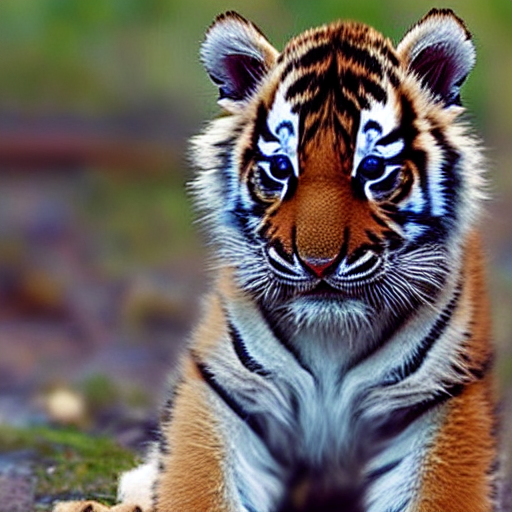
#> input picture 512x512.png, 512 x 512 px
$ jupyter execute --allow-errors pil-vs-cv2.ipynb
#> lines starting #> are read from the running program, lines starting #| are printed output that depends on the picture
[cell 1]
import itertools
import os
import time
from tempfile import TemporaryDirectory
from typing import Literal, Optional, TypeAlias, TypedDict

import cv2
import cv2.typing as cvt
import numpy as np
from PIL import Image
from tqdm import tqdm

"""
Helpers
"""

ImageKind: TypeAlias = Literal["file", "rand"]


class TestImage(TypedDict):
    kind: ImageKind
    size: tuple[int, int]
    pil_image: Image.Image
    cv2_image: cvt.MatLike
    path: Optional[str]


class LibraryStats(TypedDict):
    avg_time: float
    avg_time_std: float
    avg_filesize: float


class TestCaseResult(TypedDict):
    kind: ImageKind
    size: tuple[int, int]
    compress_level: int
    pil: LibraryStats
    cv2: LibraryStats
    path: Optional[str]


def get_images_from_path(path: str) -> TestImage:
#> called with path = './512x512.png'
    pil_image = Image.open(path)
#> pil_image is the input picture: PIL image 512x512 RGB; mean R, G, B 108.1, 101.1, 95.7
    cv2_image = cv2.imread(path)
    return TestImage(
        kind="file",
        size=pil_image.size,
        pil_image=pil_image,
        cv2_image=cv2_image,
        path=path,
    )


# [11 lines left out: function get_images_from_size, not called in this run]


def save_pil(img: Image.Image, path: str, compress_level: int):
    img.save(path, "PNG", compress_level=compress_level)


# [53 lines left out: functions save_cv2, run_test, not called in this run]

[cell 2]
"""
Test Cases
"""

# compression level - both PIL and cv2 use 0 (disabled) to 9 (max compression) scales, but it's unclear if they are the same
compress_levels = range(0, 10)

# sizes used for pure random noise images
sizes = [
    (512, 512),
    (512, 768),
    (768, 768),
    (768, 1024),
    (1024, 1024),
    (1024, 1536),
    (1536, 1536),
    (1536, 2048),
    (2048, 2048),
]

# real images
image_paths = [
    "./512x512.png",
    "./512x768.png",
    "./768x768.png",
    "./768x1024.png",
    "./1024x1024.png",
    "./1024x1536.png",
    "./1536x1536.png",
    "./1536x2048.png",
    "./2048x2048.png",
]

#> (the rest of this cell did not finish here and is left out)

#> call 2 of get_images_from_path, with path = './512x768.png'
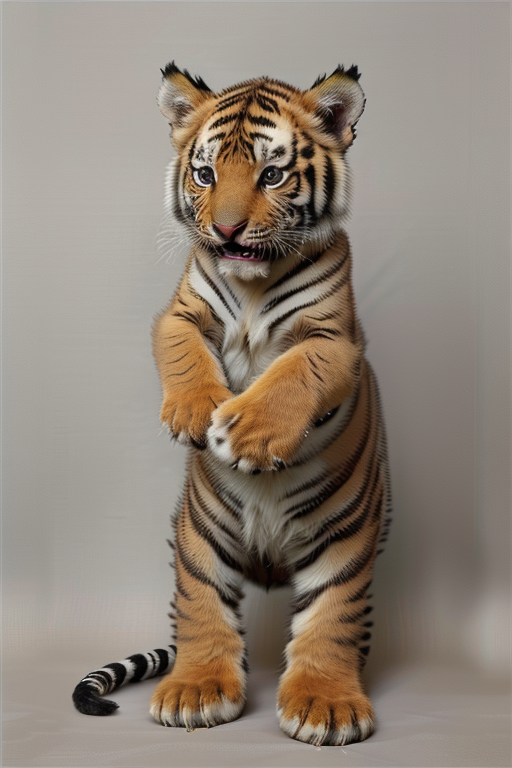
#> input picture 512x768.png, 512 x 768 px
#> in get_images_from_path, pil_image is the input picture: PIL image 512x768 RGB; mean R, G, B 143.7, 132.1, 120.1
#> call 3 of get_images_from_path, with path = './768x768.png'
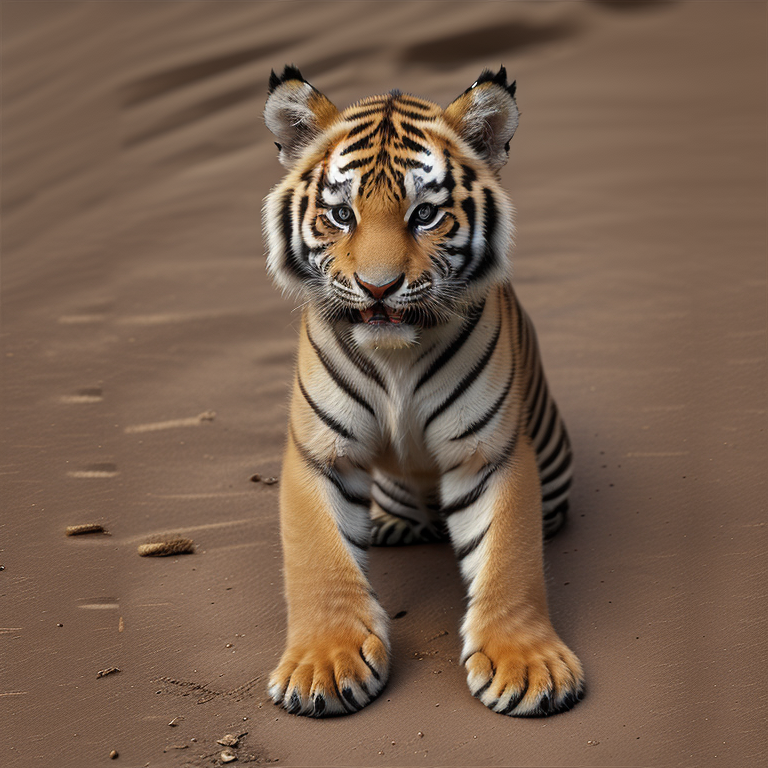
#> input picture 768x768.png, 768 x 768 px
#> in get_images_from_path, pil_image is the input picture: PIL image 768x768 RGB; mean R, G, B 120.2, 95.8, 77.8
#> call 4 of get_images_from_path, with path = './768x1024.png'
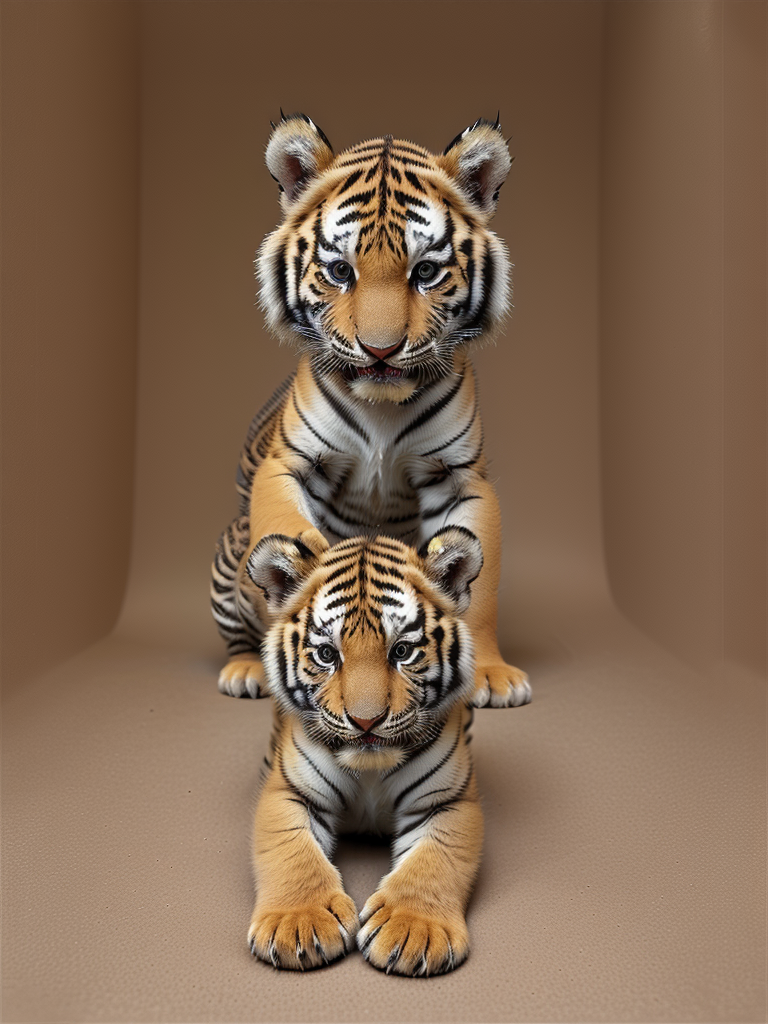
#> input picture 768x1024.png, 768 x 1024 px
#> in get_images_from_path, pil_image is the input picture: PIL image 768x1024 RGB; mean R, G, B 128.2, 102, 80.1
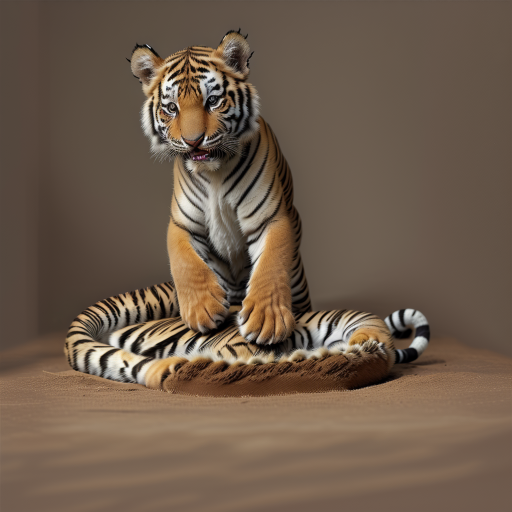
#> input picture 1024x1024.png, 1024 x 1024 px (shown at 1/2 size)
#> in get_images_from_path, pil_image is the input picture: PIL image 1024x1024 RGB; mean R, G, B 110.1, 91.5, 75.2
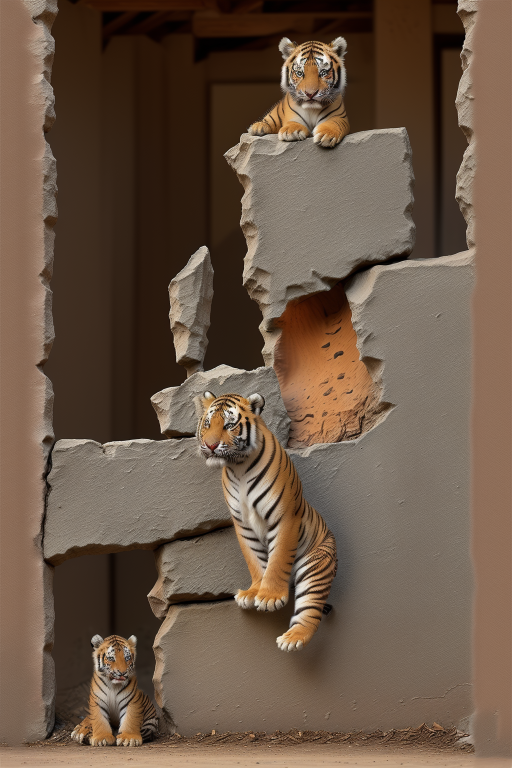
#> input picture 1024x1536.png, 1024 x 1536 px (shown at 1/2 size)
#> in get_images_from_path, pil_image is the input picture: PIL image 1024x1536 RGB; mean R, G, B 106.7, 86.5, 70
images_from_rand = [get_images_from_size(size) for size in sizes]

test_images = (
    images_from_file  # + images_from_rand # uncomment to test random noise images
)

test_cases = list(itertools.product(test_images, compress_levels))

results = run_test(test_cases, iterations=5)

[cell 3]
"""
Results!
"""

cyan = (0, 220, 220)
#> cyan = (0, 220, 220)
orange = (255, 165, 0)


def colored(r, g, b, text):
    return f"\033[38;2;{r};{g};{b}m{text}\033[0m"


pil_win_count = 0
cv2_win_count = 0
print(colored(*cyan, "pil wins = cyan"))
#| [38;2;0;220;220mpil wins = cyan[0m
print(colored(*orange, "cv2 wins = orange"))
print("------------")
#> (the rest of this cell did not finish here and is left out)
